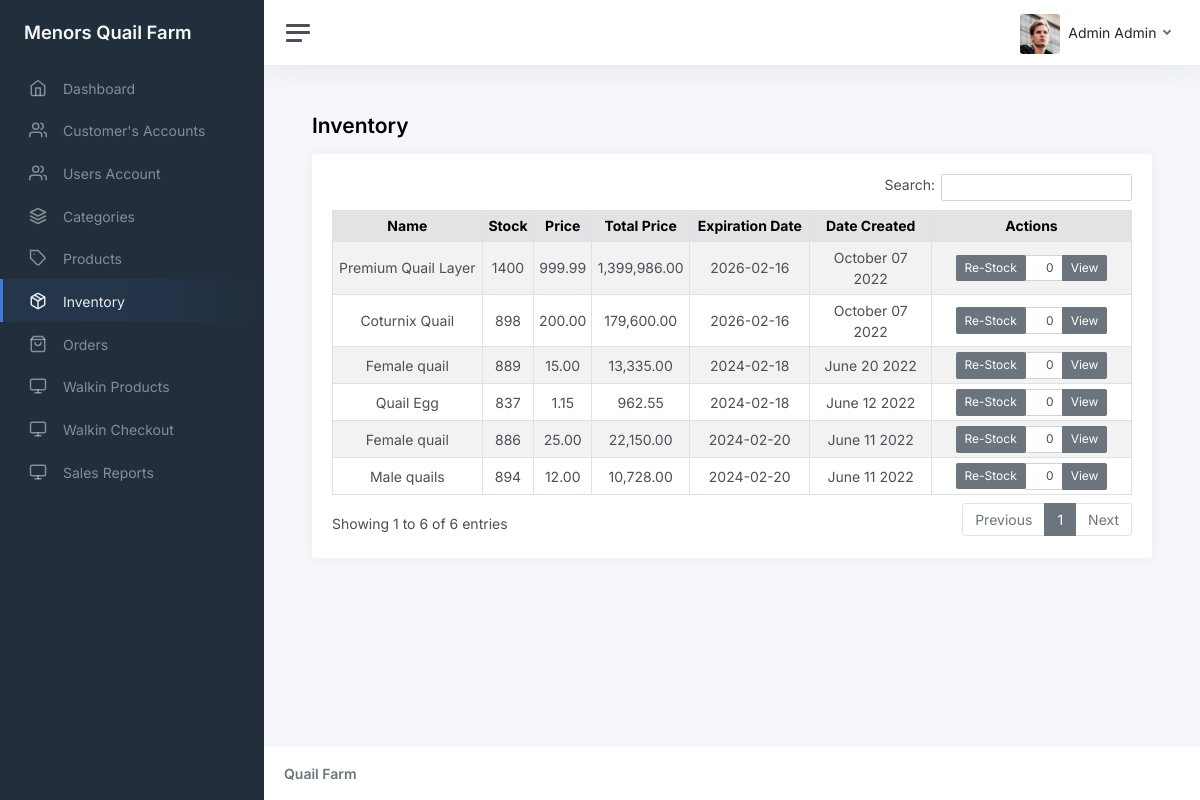
The app's page /admin/inventory.php (signed in), older data.
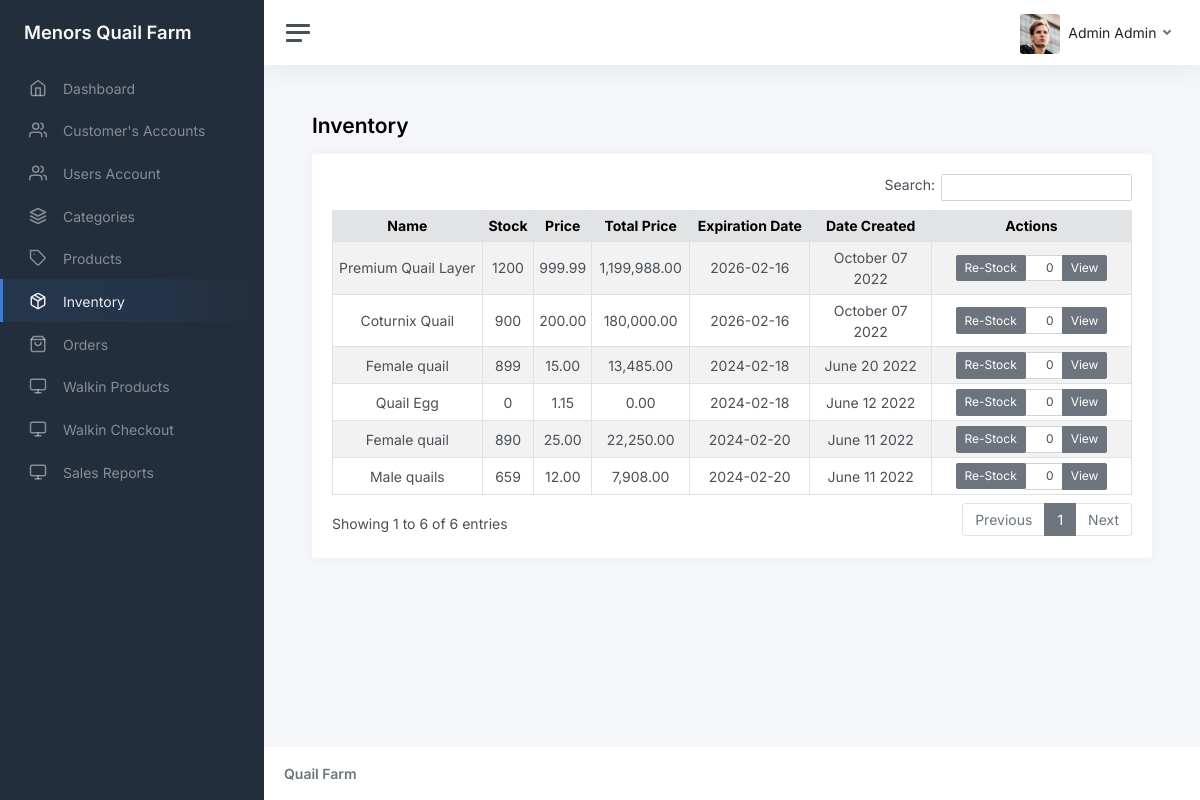
The same page, newer data.
### tables this page shows
CREATE TABLE `tbl_inventory` (
  `id` int(11) NOT NULL,
  `product_id` int(11) DEFAULT NULL,
  `qty` int(11) DEFAULT NULL
);

CREATE TABLE `tbl_product` (
  `id` int(11) NOT NULL,
  `category_id` int(11) DEFAULT NULL,
  `name` varchar(45) DEFAULT NULL,
  `description` varchar(45) DEFAULT NULL,
  `image` varchar(255) DEFAULT NULL,
  `price` decimal(5,2) DEFAULT 0.00,
  `date_created` datetime DEFAULT current_timestamp(),
  `created_by` int(11) DEFAULT NULL,
  `is_deleted` int(11) DEFAULT 0,
  `expiration_date` date DEFAULT NULL
);

### functions.php (called while the page is built, shortened)
<?php
function get_list($sql)
{
    $result = mysqli_query($_SESSION['conn'], $sql);
    $temp = array();
    while ($row = $result->fetch_assoc()) {
        $temp[] = $row;
    }
    return $temp;
}

### admin/inventory.php (the view, shortened to what this page needs)
<?php include_once('header.php') ?>
<main class="content">
  <div class="container-fluid p-0">
    <h1 class="h3 mb-3"><strong>Inventory</strong></h1>
    <div class="row">
      <div class="col-12 col-lg-12">
        <div class="card">
          <div class="card-body">
            <table class="table table-sm table-striped table-hover table-bordered">
              <thead class="table-secondary">
                <tr>
                  <th scope="col" class="text-center">Name</th>
                  <th scope="col" class="text-center">Stock</th>
                  <th scope="col" class="text-center">Price</th>
                  <th scope="col" class="text-center">Total Price</th>
                  <th scope="col" class="text-center">Expiration Date</th>
                  <th scope="col" class="text-center">Date Created</th>
                  <th scope="col" class="text-center">Actions</th>
                </tr>
              </thead>
              <tbody>
                <?php foreach (get_list("select i.qty,p.* from tbl_product p inner join tbl_inventory i on i.product_id = p.id where is_deleted = 0 order by p.date_created desc") as $res) { ?>
                  <tr>
                    <td class="text-center"><?php echo $res['name']; ?></td>
                    <td class="text-center"><?php echo $res['qty']; ?></td>
                    <td class="text-center"><?php echo $res['price']; ?></td>
                    <td class="text-center"><?php echo number_format($res['price'] * $res['qty'], 2); ?></td>
                    <td class="text-center"><?php echo $res['expiration_date']; ?></td>
                    <?php $tmp = date_create($res['date_created']); ?>
                    <td class="text-center"><?php echo date_format($tmp, "F d Y") ?> </td>
                    <td style="width: 25%;" class="text-center">
                      <center>
                        <form method="post" onsubmit="return confirm('Are You Sure?')">
                          <div class="input-group " style="justify-content: center;">
                            <div class="input-group-prepend">
                              <button class="btn btn-sm btn-secondary" type="submit" name="re_stock">Re-Stock </button>
                            </div>
                            <input type="text" class="form-control form-control-sm" name="qty" value="0" style="text-align:right;max-width:20%">
                            <a href="inventory_view.php?id=<?php echo $res['id']; ?>" class="btn btn-sm btn-secondary btn-edit"> View </a>
                          </div>
                        </form>
                      </center>
                    </td>
                  </tr>
                <?php } ?>
              </tbody>
            </table>
          </div>
        </div>
      </div>
    </div>
  </div>
</main>
<?php include_once('footer.php') ?>

Row changes from the older to the newer data that the page shows:
changed tbl_inventory "Premium Quail Layer": qty "1400" → "1200"; $res['price'] * $res['qty'] "1,399,986.00" → "1,199,988.00"
changed tbl_inventory "Coturnix Quail": qty "898" → "900"; $res['price'] * $res['qty'] "179,600.00" → "180,000.00"
changed tbl_inventory "June 20 2022": qty "889" → "899"; $res['price'] * $res['qty'] "13,335.00" → "13,485.00"
changed tbl_inventory "Quail Egg": qty "837" → "0"; $res['price'] * $res['qty'] "962.55" → "0.00"
changed tbl_inventory (number 5 of 6 on the later page): qty "886" → "890"; $res['price'] * $res['qty'] "22,150.00" → "22,250.00"
changed tbl_inventory "Male quails": qty "894" → "659"; $res['price'] * $res['qty'] "10,728.00" → "7,908.00"
